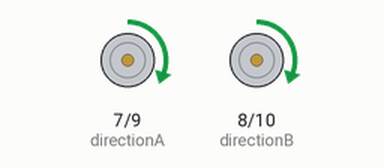
Simulated run of this sketch. Board: Arduino Uno, built with avr-gcc and run on an emulated ATmega328P. On the bench: direction and speed pins drawn as motors (green arrow = direction pin HIGH = forward, orange = LOW = backward, longer = more drive).

Above: at 1.0 s.
At 4.0 s:
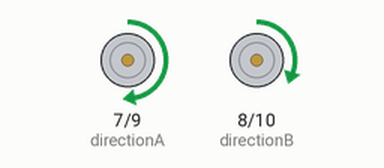
At 7.5 s:
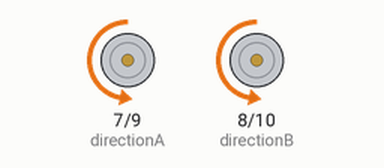
At 10.5 s:
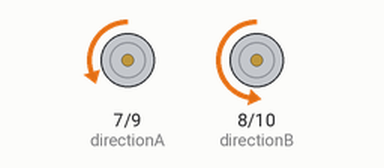
Timing chart, 0 to 15.0 s (numbered marks = the images above):
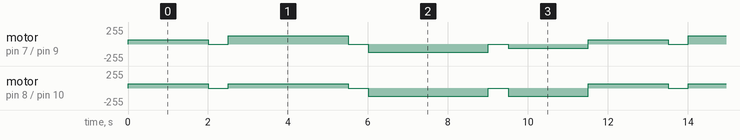

The sketch:

FixedCarCode.ino
```cpp
int motorSpeedA = 0;
int motorSpeedB = 0;

void setup(){
  pinMode(9, OUTPUT);   //speedA
  pinMode(7, OUTPUT);   //directionA
  pinMode(10, OUTPUT);  //speedB
  pinMode(8, OUTPUT);   //directionB
}

void loop()
  {

    // 2 sec forward 25%/25%
    // 1)motor direction

    //Set Motor A forward
    digitalWrite(7, HIGH);

    //Set Motor B forward
    digitalWrite(8, HIGH);

    // 2)motor speed
    motorSpeedA = 255 * 0.25;
    motorSpeedB = 255 * 0.25;

    analogWrite(9, motorSpeedA);
    analogWrite(10, motorSpeedB);
    delay(2000);


    //Pause
    analogWrite(9, 0);
    analogWrite(10, 0);
    delay(500);

    // 3 sec forward 25%/50%
    // 1)motor direction

    //Set Motor A forward
    digitalWrite(7, HIGH);

    //Set Motor B forward
    digitalWrite(8, HIGH);

    // 2)motor speed
    motorSpeedA = 255 * 0.5;
    motorSpeedB = 255 * 0.25;

    analogWrite(9, motorSpeedA);
    analogWrite(10, motorSpeedB);
    delay(3000);

    //Pause
    analogWrite(9, 0);
    analogWrite(10, 0);
    delay(500);

    // 3 sec backward 50%/25%
    // 1)motor direction

    //Set Motor A backward
    digitalWrite(7, LOW);

    //Set Motor B backward
    digitalWrite(8, LOW);

    // 2)motor speed
    motorSpeedA = 255 * 0.25;
    motorSpeedB = 255 * 0.5;

    analogWrite(9, motorSpeedA);
    analogWrite(10, motorSpeedB);
    delay(3000);

    //Pause
    analogWrite(9, 0);
    analogWrite(10, 0);
    delay(500);

    // 2 sec backward 25%/25%
    // 1)motor direction

    //Set Motor A backward
    digitalWrite(7, LOW);

    //Set Motor B backward
    digitalWrite(8, LOW);

    // 2)motor speed
    motorSpeedA = 255 * 0.25;
    motorSpeedB = 255 * 0.25;

    analogWrite(9, motorSpeedA);
    analogWrite(10, motorSpeedB);
    delay(2000);

    //stop
    analogWrite(9, 0);
    analogWrite(10, 0);
  }
```

Measured:
- by itself, motor on pin 7 (directionA) / pin 9 (speedA): repeats every 11.5 s: stopped 0.50 s, forward 127/255 3.0 s, stopped 0.50 s, backward 127/255 3.0 s, stopped 0.50 s, backward 63/255 2.0 s, forward 63/255 2.0 s
- by itself, motor on pin 8 (directionB) / pin 10 (speedB): repeats every 11.5 s: stopped 0.50 s, forward 63/255 3.0 s, stopped 0.50 s, backward 127/255 3.0 s, stopped 0.50 s, backward 127/255 2.0 s, forward 63/255 2.0 s
